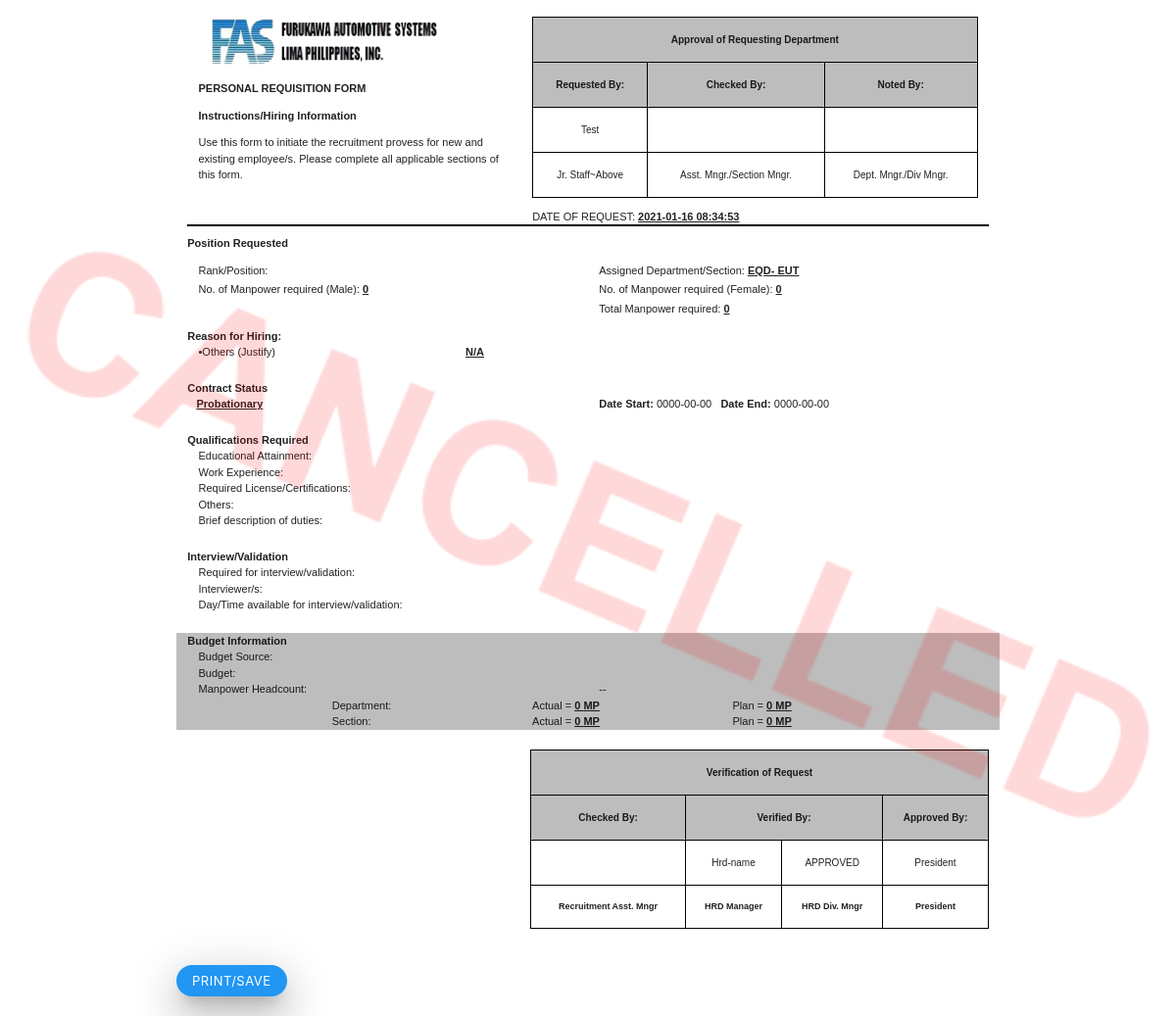
Screenshot of /Forms/preview_prf.php?id=158 with the database file from the repository.
### tables this page shows
CREATE TABLE `tb_request_mp` (
  `id` int(14) NOT NULL,
  `requestor` varchar(500) DEFAULT NULL,
  `requestor_email` varchar(1000) NOT NULL,
  `requesting_position` varchar(200) DEFAULT NULL,
  `assigned_dept` varchar(200) DEFAULT NULL,
  `female_num_mp` int(14) DEFAULT NULL,
  `male_num_mp` int(14) DEFAULT NULL,
  `total_mp` int(14) DEFAULT NULL,
  `contract_status` varchar(500) NOT NULL,
  `date_start` date NOT NULL,
  `date_end` date NOT NULL,
  `education` varchar(1000) NOT NULL,
  `required_license` varchar(1000) NOT NULL,
  `work_exp` varchar(1000) NOT NULL,
  `other_qualification` varchar(1000) NOT NULL,
  `job_duties` varchar(2000) NOT NULL,
  `interview_need` varchar(300) NOT NULL,
  `interviewers` varchar(1000) NOT NULL,
  `availability_for_interview` varchar(1000) NOT NULL,
  `additional_mp` varchar(20) NOT NULL,
  `mp_plan` varchar(20) NOT NULL,
  `reorganization` varchar(20) NOT NULL,
  `promotion` varchar(20) NOT NULL,
  `retirement` varchar(20) NOT NULL,
  `replacement` varchar(20) NOT NULL,
  `replacement_mp_name` varchar(2000) NOT NULL,
  `others` varchar(2000) NOT NULL,
  `budget_source` varchar(200) NOT NULL,
  `budget_status` varchar(200) NOT NULL,
  `actual_mp_dept` int(14) NOT NULL,
  `actual_mp_section` int(14) NOT NULL,
  `plan_mp_dept` int(14) NOT NULL,
  `plan_mp_section` int(14) NOT NULL,
  `approve_check_by` varchar(200) DEFAULT NULL,
  `approve_check_remarks` varchar(100) DEFAULT NULL,
  `approve_noted_by` varchar(200) DEFAULT NULL,
  `approve_noted_remarks` varchar(100) DEFAULT NULL,
  `approval_status` varchar(100) DEFAULT NULL,
  `verify_check_by` varchar(100) DEFAULT NULL,
  `verify_check_remarks` varchar(100) DEFAULT NULL,
  `verify_verifier_manager` varchar(100) DEFAULT NULL,
  `verify_verifier_manager_remarks` varchar(100) DEFAULT NULL,
  `verify_verifier_div_mgr` varchar(100) DEFAULT NULL,
  `verify_verifier_div_mgr_remarks` varchar(100) DEFAULT NULL,
  `president_verify` varchar(200) NOT NULL,
  `cancel_remarks` varchar(500) NOT NULL,
  `step` varchar(2000) NOT NULL,
  `verification_status` varchar(200) NOT NULL,
  `request_date` datetime NOT NULL,
  `typeHiring` varchar(100) DEFAULT NULL,
  `sync_status` varchar(100) NOT NULL,
  `approve_date` date DEFAULT NULL
);

### Forms/preview_prf.php (the view, shortened to what this page needs)
<?php
    require_once '../php/Database.php';
    $id = $_GET['id'];
    if(empty($id)){
        echo '<script>window.close()</script>';
    }else{
        $query = "SELECT *FROM tb_request_mp WHERE id = '$id'";
        $stmt = $conn->prepare($query);
        $stmt->execute();
        foreach($stmt->fetchALL() as $x){
            $requestor = $x['requestor'];
            $position = $x['requesting_position'];
            $mp_male_required = $x['male_num_mp'];
            $mp_female_required = $x['female_num_mp'];
            $dept_section = $x['assigned_dept'];
            $contract_stat = $x['contract_status'];
            $educ = $x['education'];
            $work_exp = $x['work_exp'];
            $license = $x['required_license'];
            $other_quali = $x['other_qualification'];
            $duty = $x['job_duties'];
            $interview_req = $x['interview_need'];
            $interviewers = $x['interviewers'];
            $availability_interview = $x['availability_for_interview'];
            $request_date = $x['request_date'];
            $budget_source = $x['budget_source'];
            $budget_status = $x['budget_status'];
            $actual_dept = $x['actual_mp_dept'];
            $actual_section = $x['actual_mp_section'];
            $plan_mp_dept = $x['plan_mp_dept'];
            $plan_mp_section = $x['plan_mp_section'];
            $other_reason = $x['others'];
            if($other_reason == ''){
                $other_reason = 'N/A';
            }
            $checker = $x['approve_check_by'];
            $apprNote = $x['approve_noted_by'];
            $verify_check = $x['verify_check_by'];
            $verify_manager = $x['verify_verifier_manager'];
            $verify_div_mgr = $x['verify_verifier_div_mgr'];
            $president = $x['president_verify'];
        }
    }
?>
<!DOCTYPE html>
<html lang="en">
<head>
    <link rel="stylesheet" href="../node_modules/materialize-css/dist/css/materialize.min.css">
</head>
<body>
    <img src="../Img/CANCEL STAMP.png" alt="" id="watermark" style="position:absolute;opacity:0.15;width:100%;margin-top:20%;display:none;">
    <div class="row container" id="form">
        <br>
        <div class="col s12">
            <div class="col s5">
            <img src="../Img/FAS.png" alt="FAS logo" width="250" height="50">
                <p><b>PERSONAL REQUISITION FORM</b></p>
                <b>Instructions/Hiring Information</b>
                <p>Use this form to initiate the recruitment provess for new and existing employee/s. Please complete all applicable sections of this form.</p>
            </div>
            <div class="col s7">
                <table class="centered" style="border:1.5px solid black;" cellpadding="0" height="">
                    <tr style="border:1.5px solid black;" class="#bdbdbd grey lighten-1">
                        <td colspan="3" style="font-weight:bold;font-size:10px;">Approval of Requesting Department</td>
                    </tr>
                    <tr style="border:1.5px solid black;font-size:12px;" class="#bdbdbd grey lighten-1">
                        <td style="border:1.5px solid black;font-weight:bold;">Requested By:</td>
                        <td style="border:1.5px solid black;font-weight:bold;">Checked By:</td>
                        <td style="border:1.5px solid black;font-weight:bold;">Noted By:</td>
                    </tr>
                    <tr>
                        <td style="border:1.5px solid black;"><?=$requestor;?></td>
                        <td style="border:1.5px solid black;"><?=$checker;?></td>
                        <td style="border:1.5px solid black;"><?=$apprNote;?></td>
                    </tr>
                    <tr style="font-size:10px;">
                        <td style="border:1.5px solid black;">Jr. Staff~Above</td>
                        <td style="border:1.5px solid black;">Asst. Mngr./Section Mngr.</td>
                        <td style="border:1.5px solid black;">Dept. Mngr./Div Mngr.</td>
                    </tr>
                </table>
                <p>DATE OF REQUEST: <u><?=$request_date;?></u></p>
            </div>
        </div>
        <div class="col s12" style="margin-top:-2%;">
            <hr style="border:1px solid black;">
        </div>
        <div class="col s12">
            <b>Position Requested</b>
        </div>
        <div class="col s12">
            <div class="col s6">
                <p>Rank/Position: <u><?=$position;?></u></p>
                <p style="margin-top:-2%;">No. of Manpower required (Male): <u><?=$mp_male_required;?></u></p>
            </div>
            <div class="col s6">
                <p>Assigned Department/Section: <u><?=$dept_section;?></u></p>
                <p style="margin-top:-2%;">No. of Manpower required (Female): <u><?=$mp_female_required;?></u></p>
                <p style="margin-top:-2%;">Total Manpower required: <u><?=$mp_male_required + $mp_female_required;?></u></p>
            </div>
        </div>
        <div class="col s12"><b>Reason for Hiring:</b></div>
        <div class="col s12">
            <div class="row">
            <div class="col s12">
                <div class="col s4">&bullet;Others (Justify)</div>
                <div class="col s8"><u><?=$other_reason;?></u></div>
            </div>
            </div>
        </div>
        <div class="row">
            <div class="col s12"><b>Contract Status</b></div>
            <div class="col s6">
                &nbsp;&nbsp;&nbsp;<u><?=$contract_stat?></u>
            </div>
            <div class="col s6">
                <b>Date Start:</b> 0000-00-00 <b> &nbsp; Date End:</b> 0000-00-00
            </div>
        </div>
        <div class="row">
            <div class="col s12"><b>Qualifications Required</b></div>
        <div class="col s12">
           <div class="col s6">Educational Attainment:</div>
           <div class="col s6"><u><?=$educ;?></u></div>
        </div>
        <div class="col s12">
           <div class="col s6">Work Experience:</div>
           <div class="col s6"><u><?=$work_exp; ?></u></div>
        </div>
        <div class="col s12">
           <div class="col s6">Required License/Certifications:</div>
           <div class="col s6"><u><?=$license;?></u></div>
        </div>
        <div class="col s12">
           <div class="col s6">Others:</div>
           <div class="col s6"><u><?=$other_quali;?></u></div>
        </div>
        <div class="col s12">
           <div class="col s6">Brief description of duties:</div>
           <div class="col s6"><u><?=$duty;?></u></div>
        </div>
    </div>
        <div class="row">
            <div class="col s12"><b>Interview/Validation</b></div>
        <div class="col s12">
           <div class="col s6">Required for interview/validation:</div>
           <div class="col s6"><u><?=ucwords($interview_req);?></u></div>
        </div>
        <div class="col s12">
           <div class="col s6">Interviewer/s:</div>
           <div class="col s6"><u><?=ucwords($interviewers);?></u></div>
        </div>
        <div class="col s12">
           <div class="col s6">Day/Time available for interview/validation:</div>
           <div class="col s6"><u><?=$availability_interview;?></u></div>
        </div>
        </div>
    <div class="row #bdbdbd grey lighten-1">
        <div class="col s12"><b>Budget Information</b></div>
        <div class="col s12">
           <div class="col s6">Budget Source:</div>
           <div class="col s6"><u><?=$budget_source;?></u></div>
        </div>
        <div class="col s12">
           <div class="col s6">Budget:</div>
           <div class="col s6"><u><?=$budget_status;?></u></div>
        </div>
        <div class="col s12">
           <div class="col s6">Manpower Headcount:</div>
           <div class="col s6">--</div>
        </div>
        <div class="col s12">
            <div class="col s2"></div>
            <div class="col s3">Department:</div>
            <div class="col s3">Actual = <u><?=$actual_dept;?> MP</u></div>
            <div class="col s4">Plan = <u><?=$plan_mp_dept;?> MP</u></div>
        </div>
        <div class="col s12">
            <div class="col s2"></div>
            <div class="col s3">Section:</div>
            <div class="col s3">Actual = <u><?=$actual_section;?> MP</u></div>
            <div class="col s4">Plan = <u><?=$plan_mp_section;?> MP</u></div>
        </div>
    </div>
    <div class="row">
        <div class="co s12">
            <div class="col s5 center">
            </div>
            <div class="col s7">
                <table class="centered" style="border:1px solid black;" cellpadding="0" cellspacing="0">
                    <tr class="#bdbdbd grey lighten-1">
                        <td colspan="4" style="border:1px solid black;font-weight:bold;">Verification of Request</td>
                    </tr>
                    <tr class="#bdbdbd grey lighten-1">
                        <td style="border:1px solid black;font-weight:bold;">Checked By:</td>
                        <td colspan="2" style="border:1px solid black;font-weight:bold;">Verified By:</td>
                        <td style="border:1px solid black;font-weight:bold;">Approved By:</td>
                    </tr>
                    <tr>
                        <td style="border:1px solid black;"><?=ucwords($verify_check);?></td>
                        <td style="border:1px solid black;"><?=ucwords($verify_manager);?></td>
                        <td style="border:1px solid black;"><?=ucwords($verify_div_mgr);?></td>
                        <td style="border:1px solid black;"><?=ucwords($president);?></td>
                    </tr>
                    <tr>
                        <td style="border:1px solid black;font-weight:bold;font-size:9px;">Recruitment Asst. Mngr</td>
                        <td style="border:1px solid black;font-weight:bold;font-size:9px;">HRD Manager</td>
                        <td style="border:1px solid black;font-weight:bold;font-size:9px;">HRD Div. Mngr</td>
                        <td style="border:1px solid black;font-weight:bold;font-size:9px;">President</td>
                    </tr>
                </table>
            </div>
        </div>
    </div>
    <br>
    <button class="btn-small blue z-depth-5" id="print_btn" onclick="print_docs()" style="border-radius:30px;">Print/Save</button>
    </div>
</body>
</html>

### Forms/preview_prf.php (style rules this page uses)
body { font-family:arial; font-size:11px; }
td { font-size:10px; }
u { font-weight:bold; }
#form { display: none; }

### rows the page displays
tb_request_mp: requestor "Test", request_date "2021-01-16 08:34:53", male_num_mp "0", assigned_dept "EQD- EUT", female_num_mp "0", $mp_male_required + $mp_female_required "0", others "N/A", contract_status "Probationary", actual_mp_dept "0", plan_mp_dept "0", actual_mp_section "0", plan_mp_section "0", verify_verifier_manager "Hrd-name", verify_verifier_div_mgr "APPROVED", president_verify "President"
